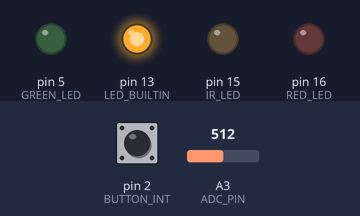
Recording of a sketch running on a simulated Arduino Nano, built with avr-gcc and run on an emulated ATmega328P. On the bench: output pins drawn as LEDs (lit = HIGH). The inputs (shaded band) are chosen by the test bench; at power-on: pin 2 (BUTTON_INT) LOW, A3 (ADC_PIN) = 512. What the sketch prints to the serial monitor is not drawn.

Above: at 1.2 s.
1.3 s: pin 2 (BUTTON_INT) pulled HIGH for 0.15 s
At 1.8 s:
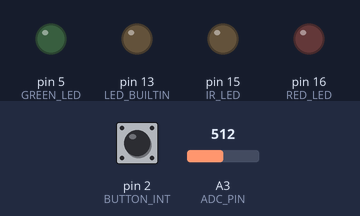
2.9 s: pin 2 (BUTTON_INT) pulled HIGH for 1 s
At 4.2 s:
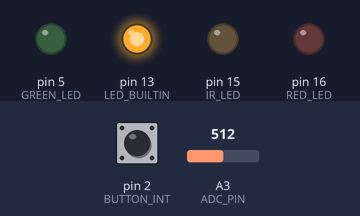
5.4 s: pin 2 (BUTTON_INT) pulled HIGH for 3.2 s
At 6.1 s:
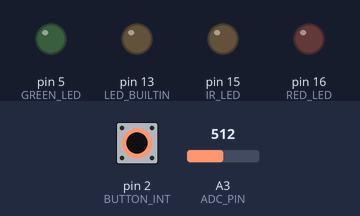
Timing chart, 0 to 8.4 s (numbered marks = the images above; inputs shaded):
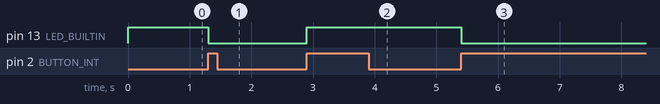

Measured:
- after the input at 1.3 s, pin 13 (LED_BUILTIN): HIGH → LOW at once
- after the input at 2.9 s, pin 13 (LED_BUILTIN): LOW → HIGH at once
- after the input at 5.4 s, pin 13 (LED_BUILTIN): HIGH → LOW at once

The sketch:

Canaria_5_gamers.ino
```cpp
#include <stdint.h>
#include <Wire.h>
#include <avr/interrupt.h>
#include <avr/io.h>


/************DEFINE******************/
#define POLL_PERIOD_US                      1E06 / 100    //10000us

/**************************************/

/************VARIABLES******************/
//const int LED_PIN = 4;
//const int RED_LED = 4;
const int RED_LED = 16; // A2 on Ardunio Nano
const int IR_LED = 15; //A1 on Arduino Nano

const int GREEN_LED = 5;
const int ADC_PIN = 17; // A3 on Arduino Nano

//const int BUTTON_INT = 14; // A0 on Ardunio Nano
const int BUTTON_INT = 2; // D2 on Ardunio Nano

uint32_t tsLastPollUs = 0;
float volt = 0;
volatile bool buttonPressed = false;
int counter = 0;
/**************************************/

/**********STRUCT*********************/
typedef struct {
    uint32_t led1;
    uint32_t led2;
    uint32_t led3;
} led_values_t;

led_values_t LedValues;
/*************************************/
void setup() {
  // put your setup code here, to run once:
  Serial.begin(115200);
  pinMode(RED_LED, OUTPUT);
  pinMode(GREEN_LED, OUTPUT);
  pinMode(IR_LED, OUTPUT);

  // initialize digital pin LED_BUILTIN as an output. This is used as collecting data indicator.
  pinMode(LED_BUILTIN, OUTPUT);
  digitalWrite(LED_BUILTIN, HIGH);
//  pinMode(BUTTON_INT, INPUT_PULLUP);
  pinMode(BUTTON_INT, INPUT);
//  attachInterrupt(digitalPinToInterrupt(BUTTON_INT), adc_rdy_isr, RISING);
  attachInterrupt(digitalPinToInterrupt(BUTTON_INT), adc_rdy_isr, RISING);


}


uint32_t get_led_val(uint8_t adcPin) {
  uint32_t retval = 0;
  retval = analogRead(adcPin);
  return retval;
}

void powerSequence (void) {
  /*LED2 starts and ends - 100us*/
  digitalWrite(RED_LED, 0);

  /* LED2 starts conversion*/
  LedValues.led1 = get_led_val(ADC_PIN);

}
/*******Main loop********/
void loop() {
  // put your main code here, to run repeatedly
  powerSequence();

  if (micros() < tsLastPollUs || micros() - tsLastPollUs > POLL_PERIOD_US) {

        tsLastPollUs = micros();
        Serial.println(LedValues.led1);

//        volt = (5.0/1023.0)*(LedValues.led1);
//        Serial.println(volt);
    }
}

void adc_rdy_isr(){
//  delay(500);
  counter = counter + 1;
  if (counter % 2 == 1) {
    Serial.println("Pause");
    digitalWrite(LED_BUILTIN, LOW);
  } else { // resume data collection
    Serial.println("Start");
    digitalWrite(LED_BUILTIN, HIGH);
  }

  delay(1000);
  buttonPressed = true;
}
```
